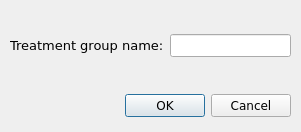
<?xml version="1.0" encoding="UTF-8"?>
<ui version="4.0">
 <class>new_group_dialog</class>
 <widget class="QDialog" name="new_group_dialog">
  <property name="enabled">
   <bool>true</bool>
  </property>
  <property name="geometry">
   <rect>
    <x>0</x>
    <y>0</y>
    <width>301</width>
    <height>132</height>
   </rect>
  </property>
  <property name="minimumSize">
   <size>
    <width>301</width>
    <height>132</height>
   </size>
  </property>
  <property name="maximumSize">
   <size>
    <width>301</width>
    <height>132</height>
   </size>
  </property>
  <property name="font">
   <font>
    <family>Verdana</family>
   </font>
  </property>
  <property name="windowTitle">
   <string>Add Treatment Group (Arm)</string>
  </property>
  <property name="windowIcon">
   <iconset>
    <normaloff>:/misc/meta.png</normaloff>:/misc/meta.png</iconset>
  </property>
  <widget class="QDialogButtonBox" name="buttonBox">
   <property name="geometry">
    <rect>
     <x>10</x>
     <y>90</y>
     <width>281</width>
     <height>32</height>
    </rect>
   </property>
   <property name="font">
    <font>
     <family>Verdana</family>
    </font>
   </property>
   <property name="orientation">
    <enum>Qt::Horizontal</enum>
   </property>
   <property name="standardButtons">
    <set>QDialogButtonBox::Cancel|QDialogButtonBox::Ok</set>
   </property>
  </widget>
  <widget class="QWidget" name="layoutWidget">
   <property name="geometry">
    <rect>
     <x>10</x>
     <y>10</y>
     <width>281</width>
     <height>71</height>
    </rect>
   </property>
   <layout class="QGridLayout" name="gridLayout">
    <item row="0" column="0">
     <widget class="QLabel" name="label_2">
      <property name="font">
       <font>
        <family>Verdana</family>
        <pointsize>10</pointsize>
       </font>
      </property>
      <property name="text">
       <string>Treatment group name:</string>
      </property>
     </widget>
    </item>
    <item row="0" column="1">
     <widget class="QLineEdit" name="group_name_le">
      <property name="font">
       <font>
        <family>Verdana</family>
       </font>
      </property>
      <property name="alignment">
       <set>Qt::AlignCenter</set>
      </property>
     </widget>
    </item>
   </layout>
  </widget>
 </widget>
 <resources>
  <include location="images/icons.qrc"/>
 </resources>
 <connections>
  <connection>
   <sender>buttonBox</sender>
   <signal>accepted()</signal>
   <receiver>new_group_dialog</receiver>
   <slot>accept()</slot>
   <hints>
    <hint type="sourcelabel">
     <x>248</x>
     <y>254</y>
    </hint>
    <hint type="destinationlabel">
     <x>157</x>
     <y>274</y>
    </hint>
   </hints>
  </connection>
  <connection>
   <sender>buttonBox</sender>
   <signal>rejected()</signal>
   <receiver>new_group_dialog</receiver>
   <slot>reject()</slot>
   <hints>
    <hint type="sourcelabel">
     <x>316</x>
     <y>260</y>
    </hint>
    <hint type="destinationlabel">
     <x>286</x>
     <y>274</y>
    </hint>
   </hints>
  </connection>
 </connections>
</ui>
